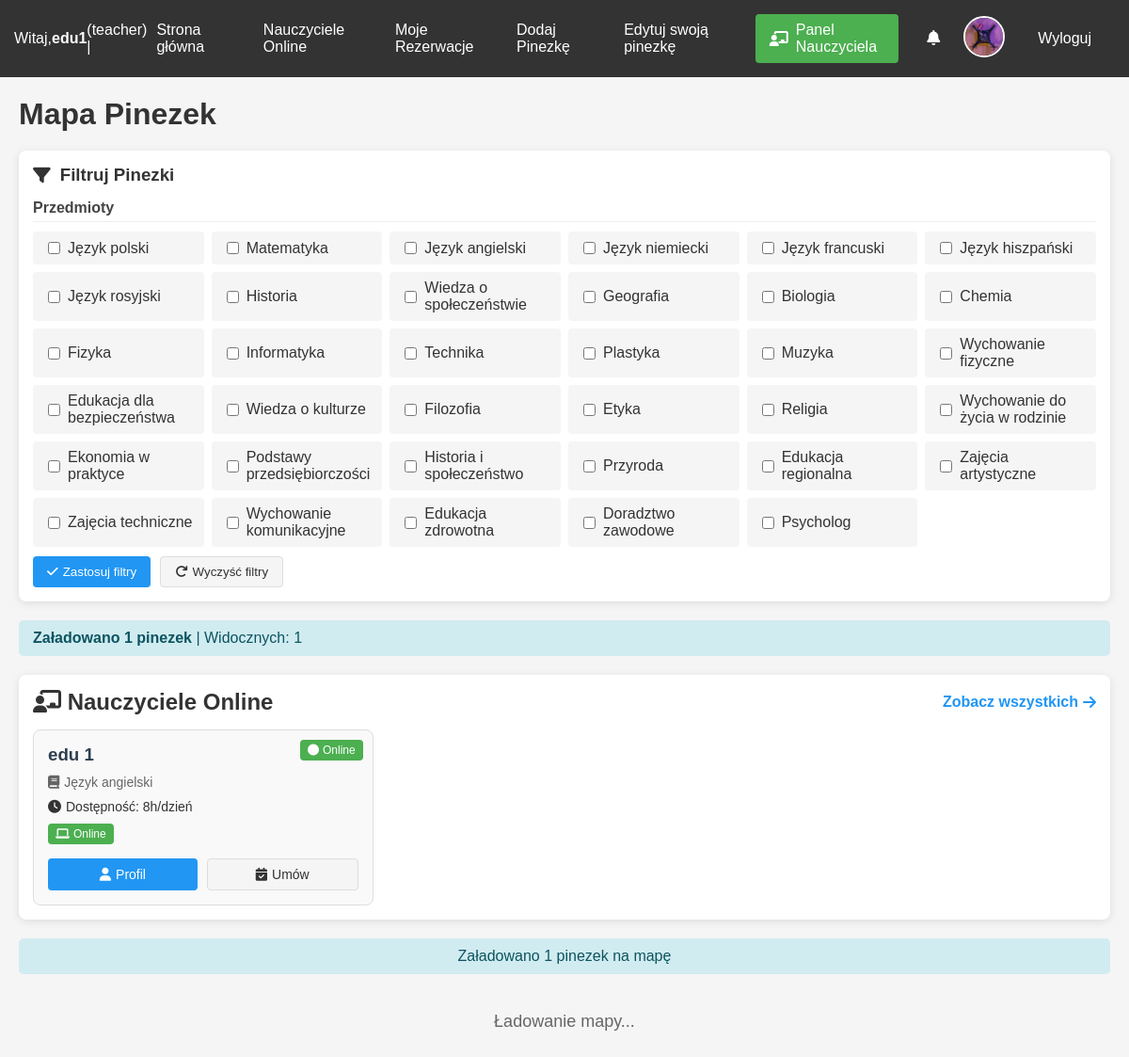
Page / (signed in) on the earlier database version.
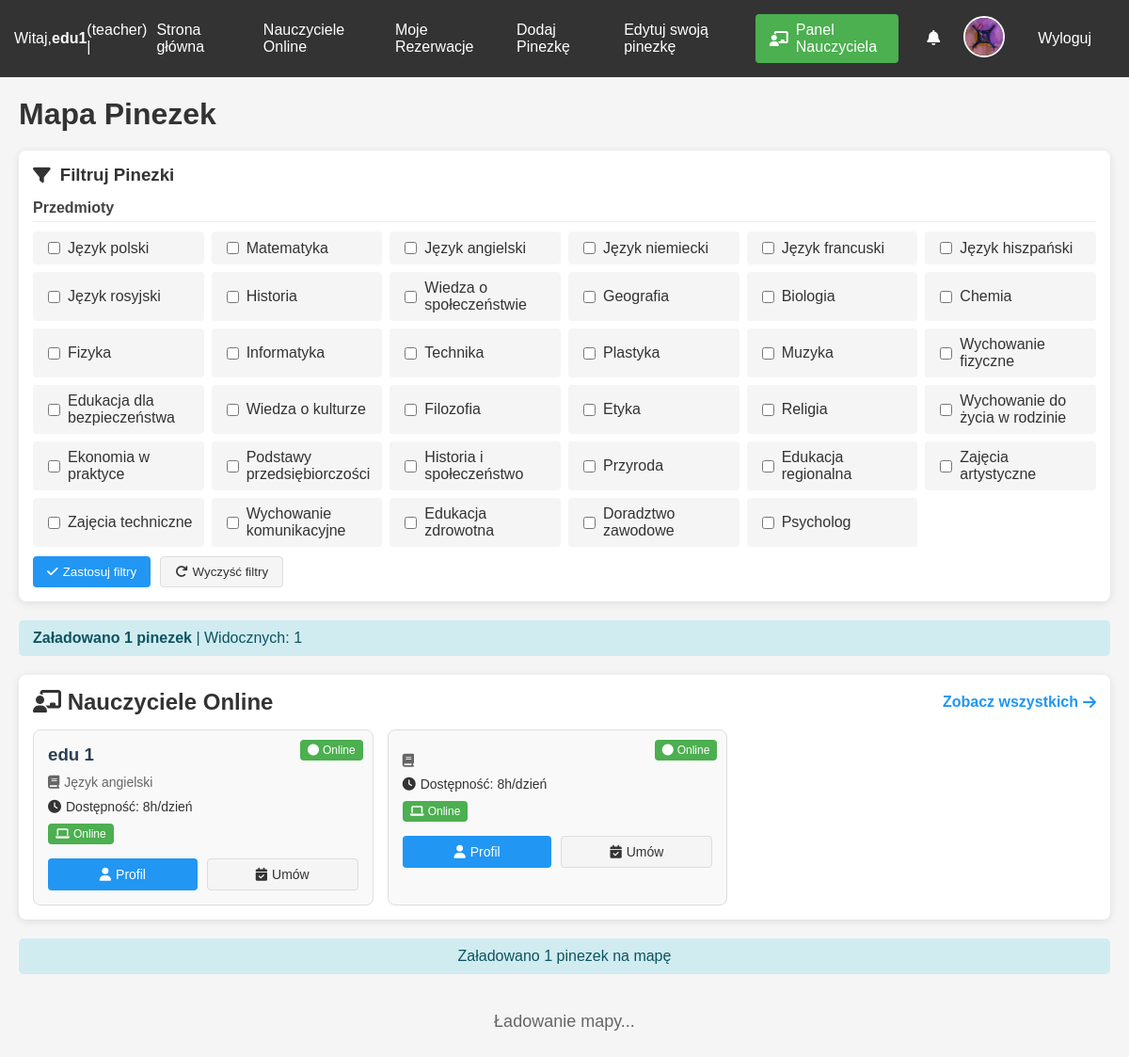
Same page on the later database version.
### tables this page shows
CREATE TABLE users (
                id INTEGER PRIMARY KEY AUTOINCREMENT,
                username TEXT UNIQUE NOT NULL,
                email TEXT UNIQUE NOT NULL,
                hash TEXT NOT NULL,
                role INTEGER DEFAULT 0,
                voivodeship TEXT,
                regional_teacher_id INTEGER,
                first_name TEXT,
                last_name TEXT,
                phone TEXT,
                school TEXT,
                subjects TEXT,
                experience_years INTEGER,
                bio TEXT,
                profile_picture TEXT,
                created_at TIMESTAMP DEFAULT CURRENT_TIMESTAMP,
                is_online INTEGER DEFAULT 0,
                last_online TIMESTAMP,
                teaching_modes TEXT DEFAULT 'online',
                availability_hours INTEGER DEFAULT 8,
                parental_email TEXT,
                password_setup_token TEXT,
                token_expiry TIMESTAMP,
                password_reset_token TEXT,
                password_reset_expiry TIMESTAMP,
                tmethod TEXT DEFAULT 'default_method'
            );

### app.py (the view, shortened to what this page needs)
@app.route("/")
def index():
    db = get_db()
    pins_rows = db.execute("""
        SELECT p.*, u.username as creator, u.email as creator_email, u.subjects
        FROM pins p
        JOIN users u ON p.created_by = u.id
    """).fetchall()
    pins = []
    for row in pins_rows:
        pin = dict(row)
        if pin['subjects']:
            subjects = pin['subjects'].split(',')
            if subjects:
                first_subject = subjects[0].strip()
                pin['color'] = SUBJECT_COLORS.get(first_subject, DEFAULT_PIN_COLOR)
                pin['first_subject'] = first_subject
        else:
            pin['color'] = DEFAULT_PIN_COLOR
            pin['first_subject'] = None
        pins.append(pin)
    online_teachers = db.execute("""
        SELECT id, first_name, last_name, subjects, availability_hours, teaching_modes, is_online, last_online
        FROM users
        WHERE role IN (?, ?) AND is_online = 1
        ORDER BY last_online DESC
        LIMIT 3
    """, (ROLE_TEACHER, ROLE_REGIONAL_TEACHER)).fetchall()
    online_teachers = rows_to_dict_list(online_teachers)
    teacher_has_pin = False
    role = None
    managed_teachers = []
    unread_notifications = 0
    user_profile_picture = None  # Dodane
    if "user_id" in session:
        user_id = session["user_id"]
        role = session.get("user_role", "user")
        user_row = db.execute("SELECT profile_picture FROM users WHERE id = ?", (user_id,)).fetchone()
        if user_row and user_row['profile_picture']:
            user_profile_picture = user_row['profile_picture']
        if role in ["teacher", "regional_teacher"]:
            existing_pin = db.execute("SELECT * FROM pins WHERE created_by = ?", (user_id,)).fetchone()
            teacher_has_pin = existing_pin is not None
        unread_notifications = db.execute("""
            SELECT COUNT(*) as count
            FROM notifications
            WHERE user_id = ? AND is_read = 0
        """, (user_id,)).fetchone()["count"]
    return render_template(
        "index.html",
        pins=pins,
        online_teachers=online_teachers,
        teacher_has_pin=teacher_has_pin,
        role=role,
        logged_in="user_id" in session,
        managed_teachers=managed_teachers,
        unread_notifications=unread_notifications,
        school_subjects=SCHOOL_SUBJECTS,
        user_profile_picture=user_profile_picture  # Dodane
    )

### app.py (called while the page is built)
def get_db():
    db = getattr(g, '_database', None)
    if db is None:
        db = g._database = sqlite3.connect(DATABASE)
        db.row_factory = sqlite3.Row
    return db

@app.teardown_appcontext
def close_connection(exception):
    db = getattr(g, '_database', None)
    if db is not None:
        db.close()

def rows_to_dict_list(rows):
    return [dict(row) for row in rows] if rows else []

@app.context_processor
def utility_processor():
    return dict(
        get_day_name=get_day_name,
        get_role_name=get_role_name,
        datetime=datetime,
        timedelta=timedelta,
        format_time_slot=format_time_slot
    )

### templates/index.html (shortened to what the changed rows need)
<!DOCTYPE html>
<html lang="pl">
<head>
    <link href="https://api.mapbox.com/mapbox-gl-js/v3.1.0/mapbox-gl.css" rel="stylesheet">
    <link rel="stylesheet" href="https://cdnjs.cloudflare.com/ajax/libs/font-awesome/6.4.0/css/all.min.css">
</head>
<body>
    <nav>
        <div class="nav-right">
            {% if logged_in %}
                <div class="profile-picture-container">
                    <a href="{{ url_for('profile') }}">
                        {% if user_profile_picture %}
                            <img src="{{ url_for('static', filename='profile_pictures/' + user_profile_picture) }}"
                                 alt="Profile" class="profile-picture">
                        {% else %}
                            <div class="default-profile-picture">
                                <i class="fas fa-user"></i>
                            </div>
                        {% endif %}
                    </a>
                </div>
            {% endif %}
        </div>
    </nav>
    <h1>Mapa Pinezek</h1>
    <div class="filters-section">
        <div class="filters-container">
            <div class="filter-group">
                <div class="subject-filters">
                    {% for subject in school_subjects %}
                    <div class="subject-filter" data-subject="{{ subject }}">
                        <input type="checkbox" id="subject-{{ loop.index }}" name="subject" value="{{ subject }}">
                        <label for="subject-{{ loop.index }}">{{ subject }}</label>
                    </div>
                    {% endfor %}
                </div>
            </div>
        </div>
    </div>
    <div class="online-teachers-section">
        <div class="section-header">
            <h2 class="section-title"><i class="fas fa-chalkboard-teacher"></i> Nauczyciele Online</h2>
        </div>
        <div class="teachers-list">
            {% for teacher in online_teachers %}
            <div class="teacher-card">
                {% if teacher.is_online %}
                    <div class="online-badge">
                        <i class="fas fa-circle"></i> Online
                    </div>
                {% else %}
                    <div class="online-badge status-offline">
                        <i class="fas fa-circle"></i> Offline
                    </div>
                {% endif %}
                <h3>{{ teacher.first_name }} {{ teacher.last_name }}</h3>
                <div class="subjects">
                    <i class="fas fa-book"></i> {{ teacher.subjects }}
                </div>
                <div class="availability">
                    <i class="fas fa-clock"></i> Dostępność: {{ teacher.availability_hours }}h/dzień
                </div>
                <div class="modes">
                    {% if 'online' in teacher.teaching_modes %}
                    <span class="mode-badge online">
                        <i class="fas fa-laptop"></i> Online
                    </span>
                    {% endif %}
                </div>
                <div class="actions">
                    <a href="{{ url_for('teacher_profile', teacher_id=teacher.id) }}" class="btn btn-primary">
                        <i class="fas fa-user"></i> Profil
                    </a>
                    {% if teacher.is_online %}
                        <a href="{{ url_for('book_teacher', teacher_id=teacher.id) }}" class="btn btn-secondary">
                            <i class="fas fa-calendar-check"></i> Umów
                        </a>
                    {% else %}
                        <button class="btn btn-secondary" disabled>
                            <i class="fas fa-calendar-times"></i> Niedostępny
                        </button>
                    {% endif %}
                </div>
            </div>
            {% else %}
            <p>Brak nauczycieli online w tym momencie.</p>
            {% endfor %}
        </div>
    </div>
</body>
</html>

Differences in the rows shown:
now on this page (row edited): users: is_online 1 (drawn), availability_hours "8", teaching_modes "online" (drawn)
